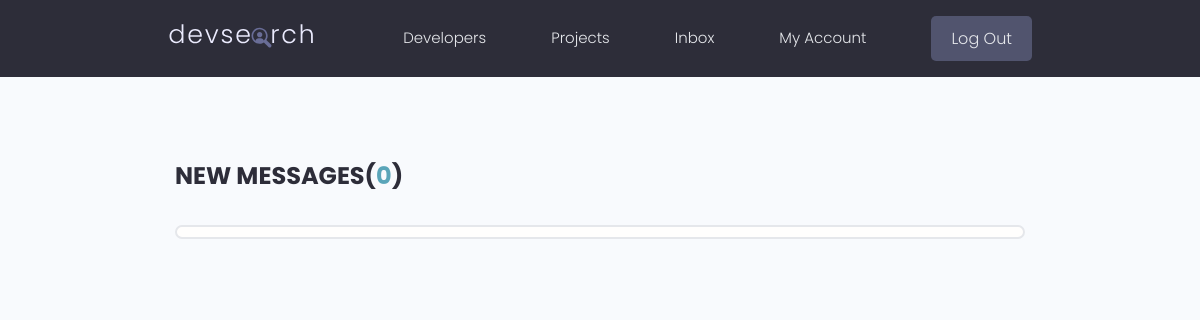
The page /inbox/ (signed in) on the database as committed earlier.
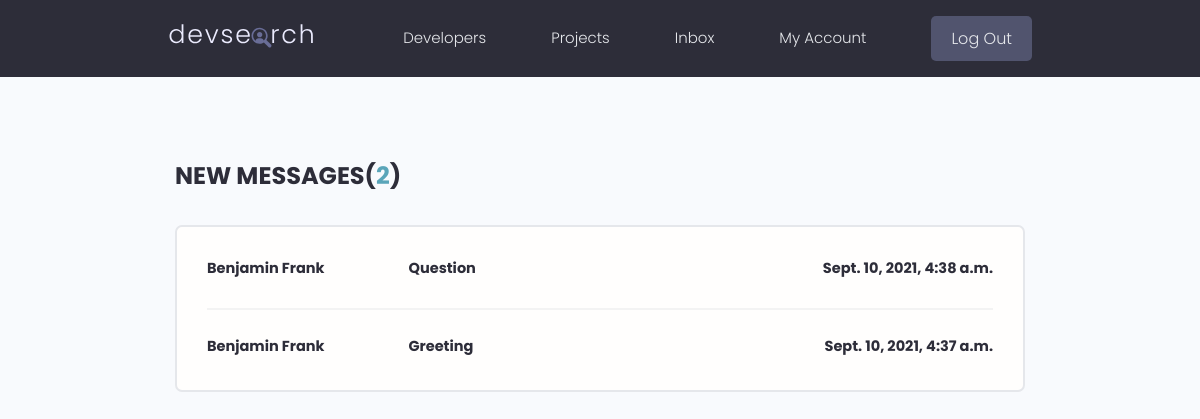
The same page on the database as committed later.
### users/models.py (models this page shows, shortened)
class Message(models.Model):
    sender = models.ForeignKey(Profile, on_delete=models.SET_NULL, null=True, blank=True)
    recipient = models.ForeignKey(Profile, on_delete=models.SET_NULL, null=True, blank=True, related_name="messages")
    name = models.CharField(max_length=100, null=True, blank=True)
    email = models.EmailField(max_length=100, null=True, blank=True)
    subject = models.CharField(max_length=200, null=True, blank=True)
    body = models.TextField()
    is_read = models.BooleanField(default=False, null=True)
    created = models.DateTimeField(auto_now_add=True)
    id = models.UUIDField(default=uuid.uuid4, unique=True, primary_key=True, editable=False)
    class Meta:
        ordering = ['is_read', '-created']

### users/views.py (the view)
# urls.py: path('inbox/', views.inbox, name="inbox"),
@login_required(login_url='login')
def inbox(request):
    profile = request.user.profile
    messagesProfile = profile.messages.all()
    messagesUnread = messagesProfile.filter(is_read=False).count()
    content = {'messagesProfile': messagesProfile, 'messagesUnread': messagesUnread}
    return render(request, 'users/inbox.html', content)

### users/templates/users/inbox.html
{% extends 'main.html' %}
{% block content %}
  <main class="inbox my-xl">
    <div class="content-box">
      <h3 class="inbox__title">New Messages(<span>{{ messagesUnread }}</span>)</h3>
      <ul class="messages">
        {% for message in messagesProfile %}
            {% if message.is_read == False %}
                <li class="message message--unread">
                {% else %}
                <li class="message">
            {% endif %}
              <a href="message.html">
                <span class="message__author">{{ message.name }}</span>
                <span class="message__subject">{{ message.subject }}</span>
                <span class="message__date">{{ message.created }}</span>
              </a>
            </li>
        {% endfor %}
      </ul>
    </div>
  </main>
{% endblock %}

Rows that differ between the two databases and show on the page:
added Message: name "Benjamin Frank", subject "Question", created "Sept. 10, 2021, 4:38 a.m."
added Message: name "Benjamin Frank", subject "Greeting", created "Sept. 10, 2021, 4:37 a.m."
Other text that changed with them:
{{ messagesUnread }}: "0" → "2"
